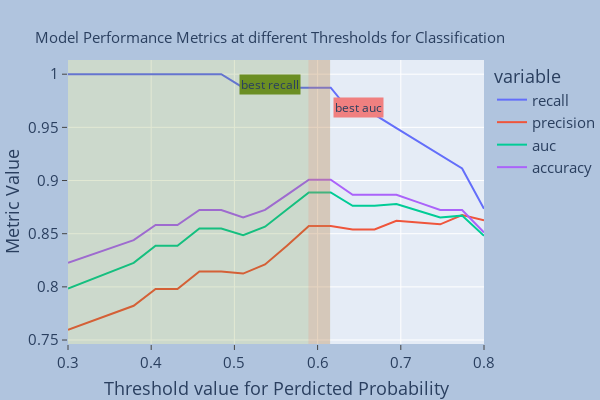

Notebook source saved alongside this figure:
### Code cell
# use melt to convert the dataframe with different columns for each metric into a 
# dataframe with a single column of metric values and a second column of metric labels.
# This makes it easy to plot the data in plotly. 

df = pd.melt(metrics_df, id_vars='threshold', value_vars=metrics_df.columns[:])

fig = px.line(df, x='threshold', y='value', color='variable')

fig.update_layout(width=600, 
                  height=400,
                  title_text='Model Performance Metrics at different Thresholds for Classification',
                  title_y=0.92,
                  title_x=0.45,
                  margin=dict(l=10, r=0, t=60, b=10),
                  paper_bgcolor="lightsteelblue",
                  legend=dict(font=dict(size=15)),
                  title_font=dict(size=15)
                 )

# set axes labels
fig.update_xaxes(title='Threshold value for Perdicted Probability', title_font_size=18, tickfont_size=15, ticks='outside')
fig.update_yaxes(title='Metric Value', title_font_size=18, tickfont_size=15, ticks='outside')

fig.update_traces(mode="lines", hovertemplate=None)
fig.update_layout(hovermode="x unified")

# add retangles
fig.add_vrect(x0=0.3, x1=0.615, line_width=0, fillcolor="olivedrab", opacity=0.2, annotation=dict(text='best recall', x=0.58, y=0.95, bgcolor='olivedrab'))
fig.add_vrect(x0=0.589, x1=0.615, line_width=0, fillcolor="salmon", opacity=0.2, annotation=dict(text='best auc', x=0.68, y=0.87, bgcolor='lightcoral'))

# # add marker at position where two shaded areas overlap 
# fig.add_vline(x=0.589, line_width=2, line_dash="dash", line_color="mediumblue", annotation=dict(text='best threshold', x=0.55, y=0.3, bgcolor='lightblue'))
# # fig.add_scatter(x=[0.589, 0.589], 
# #                 y=[1, 0.85], 
# #                 name='best threshold', 
# #                 marker=dict(size=2, 
# #                             line=dict(width=2),
# #                             color='blue', 
# #                             symbol="circle-dot"))


fig.show()

### Figure 1 — Plotly figure (JSON) as saved in the notebook; plotly's stock layout.template omitted (floating-point values rounded to 4 significant figures)
{"data": [{"legendgroup": "recall", "line": {"color": "#636efa", "dash": "solid"}, "marker": {"symbol": "circle"}, "mode": "lines", "name": "recall", "orientation": "v", "showlegend": true, "type": "scatter", "x": [0.3, 0.3263, 0.3526, 0.3789, 0.4053, 0.4316, 0.4579, 0.4842, 0.5105, 0.5368, 0.5632, 0.5895, 0.6158, 0.6421, 0.6684, 0.6947, 0.7211, 0.7474, 0.7737, 0.8], "xaxis": "x", "y": [1, 1, 1, 1, 1, 1, 1, 1, 0.9873, 0.9873, 0.9873, 0.9873, 0.9873, 0.962, 0.962, 0.9494, 0.9367, 0.9241, 0.9114, 0.8734], "yaxis": "y"}, {"legendgroup": "precision", "line": {"color": "#EF553B", "dash": "solid"}, "marker": {"symbol": "circle"}, "mode": "lines", "name": "precision", "orientation": "v", "showlegend": true, "type": "scatter", "x": [0.3, 0.3263, 0.3526, 0.3789, 0.4053, 0.4316, 0.4579, 0.4842, 0.5105, 0.5368, 0.5632, 0.5895, 0.6158, 0.6421, 0.6684, 0.6947, 0.7211, 0.7474, 0.7737, 0.8], "xaxis": "x", "y": [0.7596, 0.767, 0.7745, 0.7822, 0.798, 0.798, 0.8144, 0.8144, 0.8125, 0.8211, 0.8387, 0.8571, 0.8571, 0.8539, 0.8539, 0.8621, 0.8605, 0.8588, 0.8675, 0.8625], "yaxis": "y"}, {"legendgroup": "auc", "line": {"color": "#00cc96", "dash": "solid"}, "marker": {"symbol": "circle"}, "mode": "lines", "name": "auc", "orientation": "v", "showlegend": true, "type": "scatter", "x": [0.3, 0.3263, 0.3526, 0.3789, 0.4053, 0.4316, 0.4579, 0.4842, 0.5105, 0.5368, 0.5632, 0.5895, 0.6158, 0.6421, 0.6684, 0.6947, 0.7211, 0.7474, 0.7737, 0.8], "xaxis": "x", "y": [0.7984, 0.8065, 0.8145, 0.8226, 0.8387, 0.8387, 0.8548, 0.8548, 0.8485, 0.8566, 0.8727, 0.8888, 0.8888, 0.8762, 0.8762, 0.8779, 0.8716, 0.8653, 0.867, 0.848], "yaxis": "y"}, {"legendgroup": "accuracy", "line": {"color": "#ab63fa", "dash": "solid"}, "marker": {"symbol": "circle"}, "mode": "lines", "name": "accuracy", "orientation": "v", "showlegend": true, "type": "scatter", "x": [0.3, 0.3263, 0.3526, 0.3789, 0.4053, 0.4316, 0.4579, 0.4842, 0.5105, 0.5368, 0.5632, 0.5895, 0.6158, 0.6421, 0.6684, 0.6947, 0.7211, 0.7474, 0.7737, 0.8], "xaxis": "x", "y": [0.8227, 0.8298, 0.8369, 0.844, 0.8582, 0.8582, 0.8723, 0.8723, 0.8652, 0.8723, 0.8865, 0.9007, 0.9007, 0.8865, 0.8865, 0.8865, 0.8794, 0.8723, 0.8723, 0.8511], "yaxis": "y"}], "layout": {"annotations": [{"bgcolor": "olivedrab", "showarrow": false, "text": "best recall", "x": 0.58, "xanchor": "right", "xref": "x", "y": 0.95, "yanchor": "top", "yref": "y domain"}, {"bgcolor": "lightcoral", "showarrow": false, "text": "best auc", "x": 0.68, "xanchor": "right", "xref": "x", "y": 0.87, "yanchor": "top", "yref": "y domain"}], "height": 400, "hovermode": "x unified", "legend": {"font": {"size": 15}, "title": {"text": "variable"}, "tracegroupgap": 0}, "margin": {"b": 10, "l": 10, "r": 0, "t": 60}, "paper_bgcolor": "lightsteelblue", "shapes": [{"fillcolor": "olivedrab", "line": {"width": 0}, "opacity": 0.2, "type": "rect", "x0": 0.3, "x1": 0.615, "xref": "x", "y0": 0, "y1": 1, "yref": "y domain"}, {"fillcolor": "salmon", "line": {"width": 0}, "opacity": 0.2, "type": "rect", "x0": 0.589, "x1": 0.615, "xref": "x", "y0": 0, "y1": 1, "yref": "y domain"}], "title": {"font": {"size": 15}, "text": "Model Performance Metrics at different Thresholds for Classification", "x": 0.45, "y": 0.92}, "width": 600, "xaxis": {"anchor": "y", "autorange": true, "domain": [0, 1], "range": [0.3, 0.8], "tickfont": {"size": 15}, "ticks": "outside", "title": {"font": {"size": 18}, "text": "Threshold value for Perdicted Probability"}, "type": "linear"}, "yaxis": {"anchor": "x", "autorange": true, "domain": [0, 1], "range": [0.7463, 1.013], "tickfont": {"size": 15}, "ticks": "outside", "title": {"font": {"size": 18}, "text": "Metric Value"}, "type": "linear"}}}
